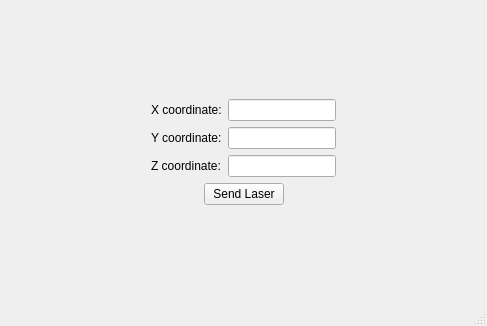
<?xml version="1.0" encoding="UTF-8"?>
<ui version="4.0">
 <class>MainWindow</class>
 <widget class="QMainWindow" name="MainWindow">
  <property name="geometry">
   <rect>
    <x>0</x>
    <y>0</y>
    <width>487</width>
    <height>326</height>
   </rect>
  </property>
  <property name="windowTitle">
   <string>MainWindow</string>
  </property>
  <widget class="QWidget" name="centralwidget">
   <layout class="QVBoxLayout" name="verticalLayout">
    <item>
     <spacer name="verticalSpacer">
      <property name="orientation">
       <enum>Qt::Vertical</enum>
      </property>
      <property name="sizeHint" stdset="0">
       <size>
        <width>20</width>
        <height>97</height>
       </size>
      </property>
     </spacer>
    </item>
    <item>
     <layout class="QHBoxLayout" name="horizontalLayout_2">
      <item>
       <spacer name="horizontalSpacer_3">
        <property name="orientation">
         <enum>Qt::Horizontal</enum>
        </property>
        <property name="sizeHint" stdset="0">
         <size>
          <width>40</width>
          <height>20</height>
         </size>
        </property>
       </spacer>
      </item>
      <item>
       <layout class="QFormLayout" name="formLayout">
        <item row="0" column="0">
         <widget class="QLabel" name="label">
          <property name="text">
           <string>X coordinate:</string>
          </property>
         </widget>
        </item>
        <item row="0" column="1">
         <widget class="QLineEdit" name="lineEdit"/>
        </item>
        <item row="1" column="0">
         <widget class="QLabel" name="label_2">
          <property name="text">
           <string>Y coordinate:</string>
          </property>
         </widget>
        </item>
        <item row="1" column="1">
         <widget class="QLineEdit" name="lineEdit2"/>
        </item>
        <item row="2" column="0">
         <widget class="QLabel" name="label_3">
          <property name="text">
           <string>Z coordinate:</string>
          </property>
         </widget>
        </item>
        <item row="2" column="1">
         <widget class="QLineEdit" name="lineEdit3"/>
        </item>
       </layout>
      </item>
      <item>
       <spacer name="horizontalSpacer_4">
        <property name="orientation">
         <enum>Qt::Horizontal</enum>
        </property>
        <property name="sizeHint" stdset="0">
         <size>
          <width>40</width>
          <height>20</height>
         </size>
        </property>
       </spacer>
      </item>
     </layout>
    </item>
    <item>
     <layout class="QHBoxLayout" name="horizontalLayout">
      <item>
       <spacer name="horizontalSpacer">
        <property name="orientation">
         <enum>Qt::Horizontal</enum>
        </property>
        <property name="sizeHint" stdset="0">
         <size>
          <width>40</width>
          <height>20</height>
         </size>
        </property>
       </spacer>
      </item>
      <item>
       <widget class="QPushButton" name="pushButton">
        <property name="text">
         <string>Send Laser</string>
        </property>
       </widget>
      </item>
      <item>
       <spacer name="horizontalSpacer_2">
        <property name="orientation">
         <enum>Qt::Horizontal</enum>
        </property>
        <property name="sizeHint" stdset="0">
         <size>
          <width>40</width>
          <height>20</height>
         </size>
        </property>
       </spacer>
      </item>
     </layout>
    </item>
    <item>
     <spacer name="verticalSpacer_2">
      <property name="orientation">
       <enum>Qt::Vertical</enum>
      </property>
      <property name="sizeHint" stdset="0">
       <size>
        <width>20</width>
        <height>96</height>
       </size>
      </property>
     </spacer>
    </item>
   </layout>
  </widget>
  <widget class="QMenuBar" name="menubar">
   <property name="geometry">
    <rect>
     <x>0</x>
     <y>0</y>
     <width>487</width>
     <height>21</height>
    </rect>
   </property>
  </widget>
  <widget class="QStatusBar" name="statusbar"/>
 </widget>
 <resources/>
 <connections/>
</ui>
